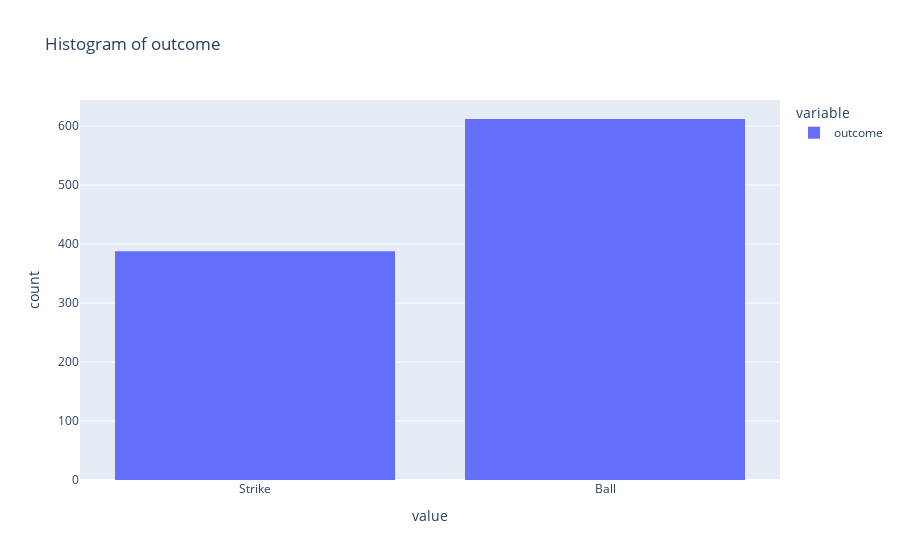

Source (notebook cell):
### Code cell
pitch_data.show_histogram("outcome")

### Figure 1 — Plotly figure (JSON) as saved in the notebook; plotly's stock layout.template omitted (floating-point values rounded to 4 significant figures; data arrays with more than 128 entries replaced by an {"elided": "..."} marker saying what was removed)
{"data": [{"alignmentgroup": "True", "bingroup": "x", "hovertemplate": "variable=outcome<br>value=%{x}<br>count=%{y}<extra></extra>", "legendgroup": "outcome", "marker": {"color": "#636efa", "pattern": {"shape": ""}}, "name": "outcome", "offsetgroup": "outcome", "orientation": "v", "showlegend": true, "type": "histogram", "x": {"elided": "1000 str values"}, "xaxis": "x", "yaxis": "y"}], "layout": {"barmode": "relative", "legend": {"title": {"text": "variable"}, "tracegroupgap": 0}, "title": {"text": "Histogram of outcome"}, "xaxis": {"anchor": "y", "domain": [0, 1], "title": {"text": "value"}}, "yaxis": {"anchor": "x", "domain": [0, 1], "title": {"text": "count"}}}}
